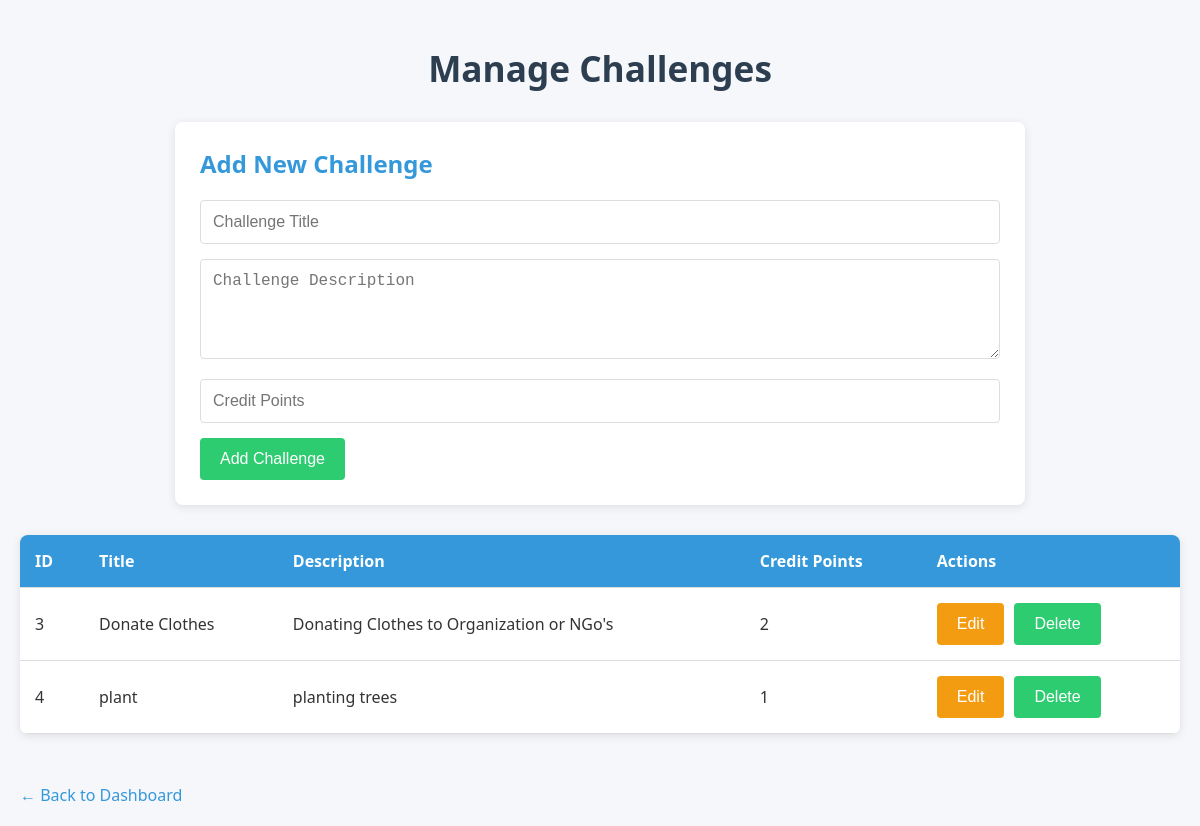
The page /admin/challenges (signed in) on the database its author committed.
### tables this page shows
CREATE TABLE challenges (
        id INTEGER PRIMARY KEY AUTOINCREMENT,
        title TEXT NOT NULL,
        description TEXT NOT NULL,
        credit_points INTEGER NOT NULL
    );

### app.py (the view, shortened to what this page needs)
@app.route('/admin/challenges', methods=['GET', 'POST'])
def manage_challenges():
    if 'admin' not in session:
        return redirect(url_for('admin_login_page'))
    conn = get_db_connection()
    cursor = conn.cursor()
    try:
        cursor.execute("SELECT * FROM challenges")
        challenges = cursor.fetchall()
    except Exception as e:
        app.logger.error(f"Error managing challenges: {str(e)}")
        return jsonify({"error": str(e)}), 500
    finally:
        conn.close()
    return render_template('manage_challenges.html', challenges=challenges)

### app.py (called while the page is built, shortened)
def get_db_connection():
    db_path = 'carbon_footprint_db.db'
    conn = sqlite3.connect(db_path)
    conn.row_factory = sqlite3.Row  # Enables column access by name
    return conn

### templates/manage_challenges.html (shortened to what this page needs)
<!DOCTYPE html>
<html lang="en">
<head>
    <link rel="stylesheet" href="{{ url_for('static', filename='styles.css') }}">
</head>
<body>
    <div class="container">
        <h1>Manage Challenges</h1>
        <form action="{{ url_for('manage_challenges') }}" method="POST" class="form-container">
            <h2>Add New Challenge</h2>
            <input type="text" name="title" placeholder="Challenge Title" required>
            <textarea name="description" placeholder="Challenge Description" required></textarea>
            <input type="number" name="credit_points" placeholder="Credit Points" min="1" required>
            <button type="submit">Add Challenge</button>
        </form>
        <table>
            <thead>
                <tr>
                    <th>ID</th>
                    <th>Title</th>
                    <th>Description</th>
                    <th>Credit Points</th>
                    <th>Actions</th>
                </tr>
            </thead>
            <tbody>
                {% for challenge in challenges %}
                <tr id="challenge-{{ challenge.id }}">
                    <td>{{ challenge.id }}</td>
                    <td class="challenge-title">{{ challenge.title }}</td>
                    <td class="challenge-description">{{ challenge.description }}</td>
                    <td class="challenge-points">{{ challenge.credit_points }}</td>
                    <td class="actions-cell">
                        <button type="button" class="edit-btn" onclick="toggleEditMode('{{ challenge.id }}')">Edit</button>
                        <form action="{{ url_for('delete_challenge', challenge_id=challenge.id) }}" method="POST" class="inline-form">
                            <button type="submit" class="delete-btn" onclick="return confirm('Are you sure you want to delete this challenge?')">Delete</button>
                        </form>
                    </td>
                </tr>
                {% endfor %}
            </tbody>
        </table>
        <a href="{{ url_for('admin_dashboard') }}" class="back-link">← Back to Dashboard</a>
    </div>
</body>
</html>

### templates/manage_challenges.html (style rules this page uses)
body { font-family: 'Segoe UI', Tahoma, Geneva, Verdana, sans-serif; margin: 0; padding: 20px; background-color: #f5f7fa; color: #333; }
h1 { color: #2c3e50; text-align: center; margin-bottom: 30px; font-size: 2.2rem; }
.form-container { background-color: white; padding: 25px; border-radius: 8px; box-shadow: 0 2px 10px rgba(0,0,0,0.1); margin-bottom: 30px; max-width: 800px; margin-left: auto; margin-right: auto; }
.form-container h2 { margin-top: 0; color: #3498db; font-size: 1.5rem; margin-bottom: 20px; }
input[type="text"], input[type="number"], textarea { width: 100%; padding: 12px; margin-bottom: 15px; border: 1px solid #ddd; border-radius: 4px; font-size: 1rem; box-sizing: border-box; transition: border-color 0.3s; }
textarea { min-height: 100px; resize: vertical; }
button { background-color: #3498db; color: white; border: none; padding: 12px 20px; border-radius: 4px; cursor: pointer; font-size: 1rem; transition: background-color 0.3s; }
button[type="submit"] { background-color: #2ecc71; }
.delete-btn { background-color: #e74c3c; }
.edit-btn { background-color: #f39c12; }
table { width: 100%; border-collapse: collapse; margin-bottom: 30px; background-color: white; box-shadow: 0 2px 10px rgba(0,0,0,0.1); border-radius: 8px; overflow: hidden; }
th, td { padding: 15px; text-align: left; border-bottom: 1px solid #ddd; }
th { background-color: #3498db; color: white; font-weight: 600; }
.actions-cell { display: flex; gap: 10px; }
.back-link { display: inline-block; margin-top: 20px; color: #3498db; text-decoration: none; font-weight: 500; transition: color 0.3s; }

### rows shown on the page
challenges: id "3", title "Donate Clothes", description "Donating Clothes to Organization or NGo's", credit_points "2"
challenges: id "4", title "plant", description "planting trees", credit_points "1"
